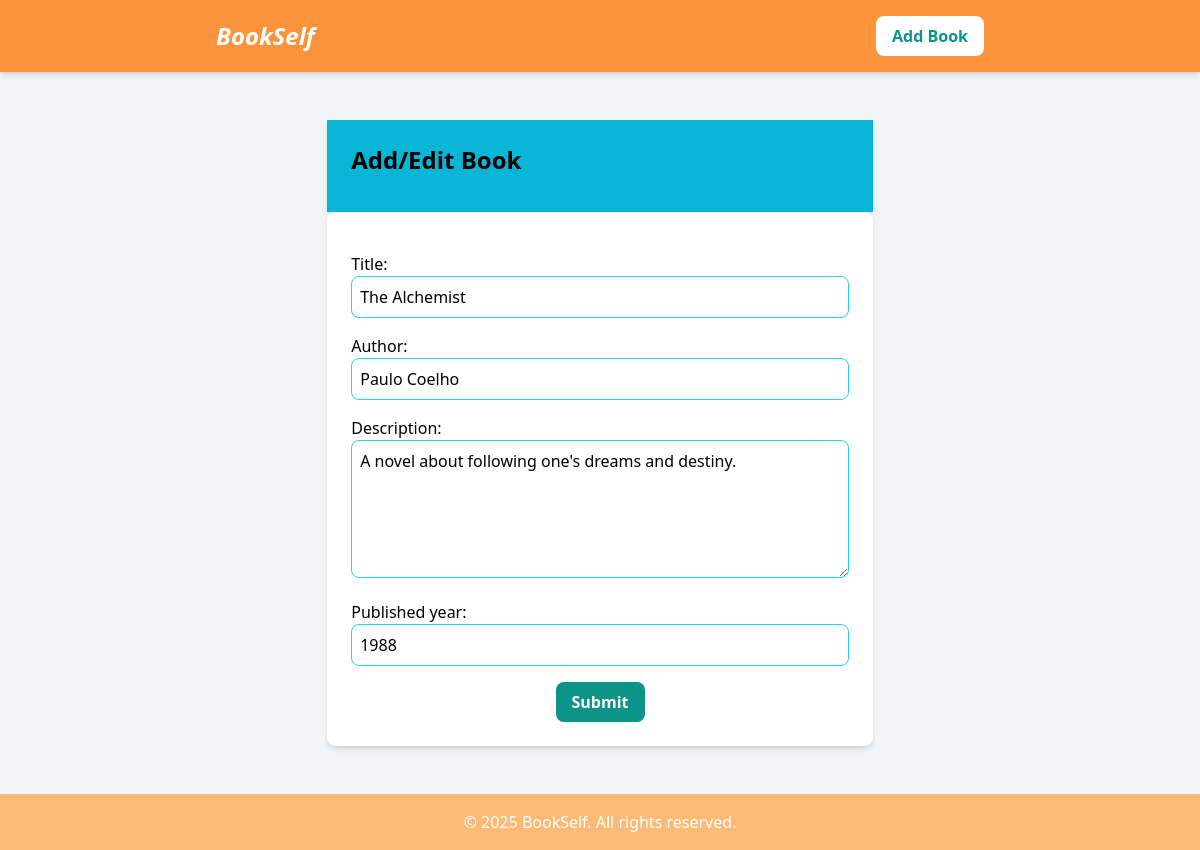
The app's page /edit/10/ with its own data.
### book_store/models.py (models this page shows, shortened)
class Book(models.Model):
    title = models.CharField(max_length=100)
    author = models.CharField(max_length=100)
    description = models.TextField()
    published_year = models.PositiveBigIntegerField()
    updated_at = models.DateTimeField(auto_now=True)

### book_store/views.py (the view)
# urls.py: path("edit/<int:id>/", views.edit, name='book_edit'),
def edit(request, id):
    clicked_blog = Book.objects.get(id=id)
    if request.method == 'POST':
        book_form = BookForm(request.POST, instance=clicked_blog)
        if book_form.is_valid():
            book_form.save()
            return redirect("/")
    else:
        book_form = BookForm(instance=clicked_blog)
    context = {
        "form": book_form,
    }
    return render(request, 'book_form.html', context)

### book_store/templates/book_form.html (shortened to what this page needs)
{% extends 'base.html' %}
{% block content %}
    <div class="bg-cyan-500 p-6  shadow-md max-w-2xl mx-auto mt-6">
        <h2 class="text-2xl font-bold mb-3">Add/Edit Book</h2>
    </div>
    <div class="bg-white rounded-lg shadow-md p-6">
        <form action="" method="POST" class="space-y-4">
            {{ form.as_p}}
            <div class="flex justify-center space-x-3 mt-4">
            <button type="submit" class="px-4 py-2 bg-teal-600 text-white font-semibold rounded-lg hover:bg-blue-700">Submit</button>
            </div>
        </form>
    </div>
{% endblock %}

### records on screen
Book: title "The Alchemist", author "Paulo Coelho", description "A novel about following one's dreams and destiny.", published_year "1988"
